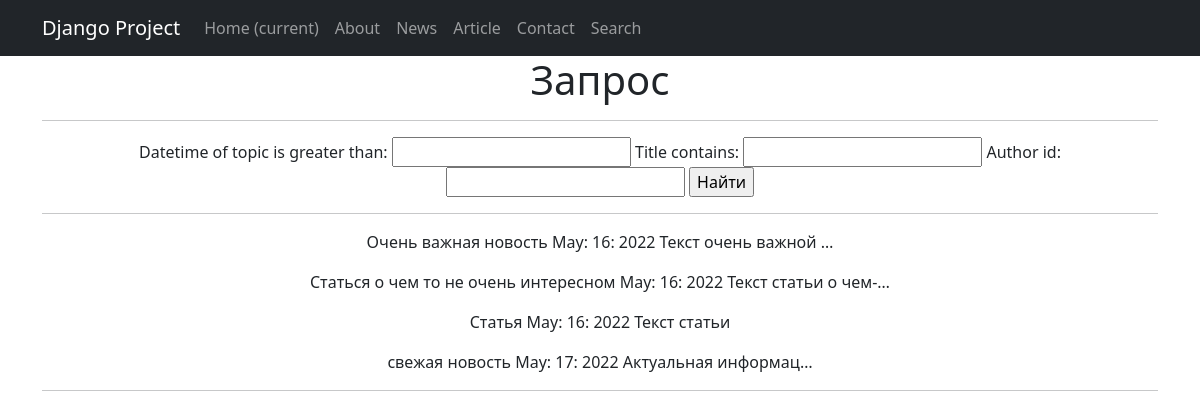
The page /search/ on the database as committed earlier.
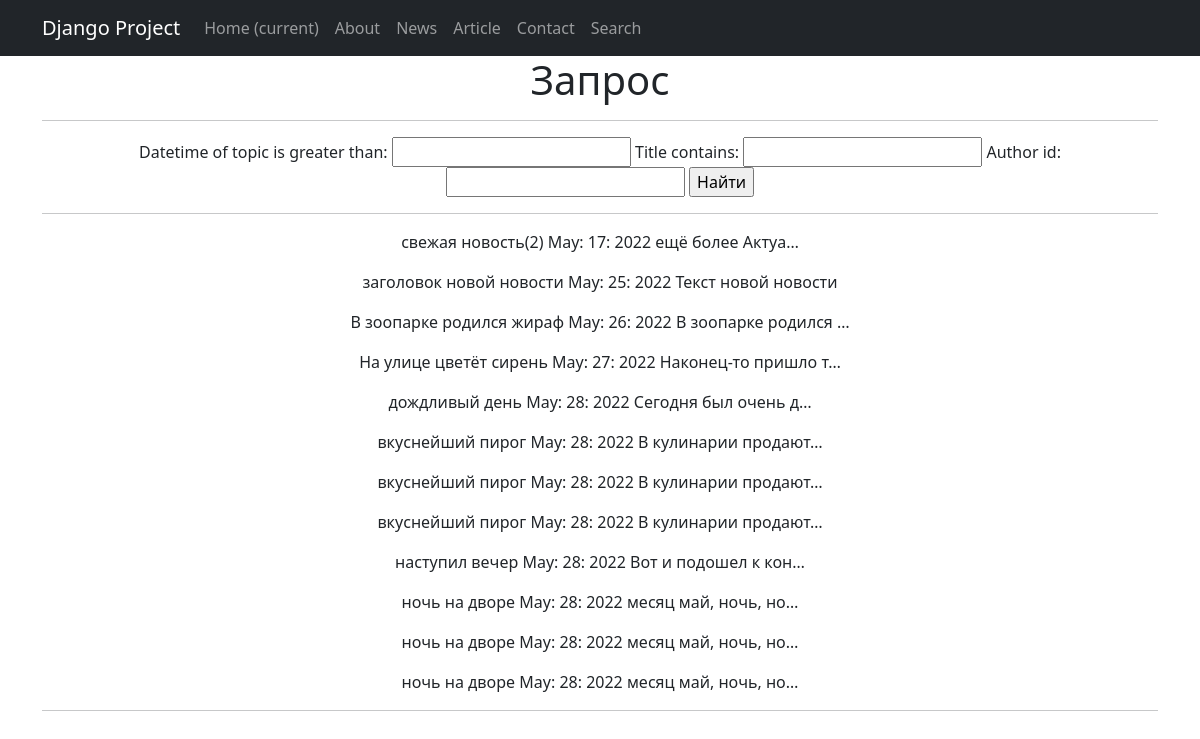
The same page on the database as committed later.
### portal/models.py (models this page shows, shortened)
class Post(models.Model):
    news = 'NW'
    article = 'AT'
    TYPES = [
        (news, 'новости'),
        (article, 'статья'),
    ]
    author_id = models.ForeignKey(Author, on_delete=models.CASCADE)
    types_of_topic = models.CharField(max_length=2, default=news, choices=TYPES)
    datetime_of_topic = models.DateTimeField(auto_now_add=True)
    post_category = models.ManyToManyField(Category, through='PostCategory')
    title = models.CharField(max_length=256, default='title')
    text = models.TextField(default='text')
    rating = models.SmallIntegerField(default=0)

### portal/views.py (the view)
# urls.py: path('search/', SearchList.as_view(), name='search'),
class SearchList(ListView):
    model = Post
    template_name = 'search.html'
    context_object_name = 'search_set'
    paginate_by = 1
    def get_queryset(self):
        queryset = super().get_queryset()
        self.filterset = NewsFilter(self.request.GET, queryset)
        return self.filterset.qs
    def get_context_data(self, **kwargs):
        context = super().get_context_data(**kwargs)
        context['filterset'] = self.filterset
        return context

### templates/search.html (shortened to what this page needs)
{% extends 'flatpages/default.html' %}
{% load custom_tags %}
{% block content %}
<h1>Запрос</h1>
<hr>
<form action="" method="get">
    {{ filterset.form }}
    <input type="submit" value="Найти"/>
</form>
<hr>
{% if filterset.qs %}
{% for item in filterset.qs %}
<p>
    {{ item.title }}
    {{ item.datetime_of_topic|date:'M: d: Y' }}
    {{ item.text|truncatechars:20 }}
</p>
{% endfor %}
{% else %}
<h2>Ничего не найдено</h2>
{% endif %}
<hr>
{% endblock content %}

Rows that differ between the two databases and show on the page:
removed Post: title "Очень важная новость", datetime_of_topic "May: 16: 2022", text "Текст очень важной …"
removed Post: title "Статься о чем то не очень интересном", datetime_of_topic "May: 16: 2022", text "Текст статьи о чем-…"
removed Post: title "Статья", datetime_of_topic "May: 16: 2022", text "Текст статьи"
changed Post: title "свежая новость" → "свежая новость(2)"; text "Актуальная информац…" → "ещё более Актуа…"
added Post: title "заголовок новой новости", datetime_of_topic "May: 25: 2022", text "Текст новой новости"
added Post: title "В зоопарке родился жираф", datetime_of_topic "May: 26: 2022", text "В зоопарке родился …"
added Post: title "На улице цветёт сирень", datetime_of_topic "May: 27: 2022", text "Наконец-то пришло т…"
added Post: title "дождливый день", datetime_of_topic "May: 28: 2022", text "Сегодня был очень д…"
added Post: title "вкуснейший пирог", datetime_of_topic "May: 28: 2022", text "В кулинарии продают…"
added Post: title "вкуснейший пирог", datetime_of_topic "May: 28: 2022", text "В кулинарии продают…"
added Post: title "вкуснейший пирог", datetime_of_topic "May: 28: 2022", text "В кулинарии продают…"
added Post: title "наступил вечер", datetime_of_topic "May: 28: 2022", text "Вот и подошел к кон…"
added Post: title "ночь на дворе", datetime_of_topic "May: 28: 2022", text "месяц май, ночь, но…"
added Post: title "ночь на дворе", datetime_of_topic "May: 28: 2022", text "месяц май, ночь, но…"
added Post: title "ночь на дворе", datetime_of_topic "May: 28: 2022", text "месяц май, ночь, но…"
